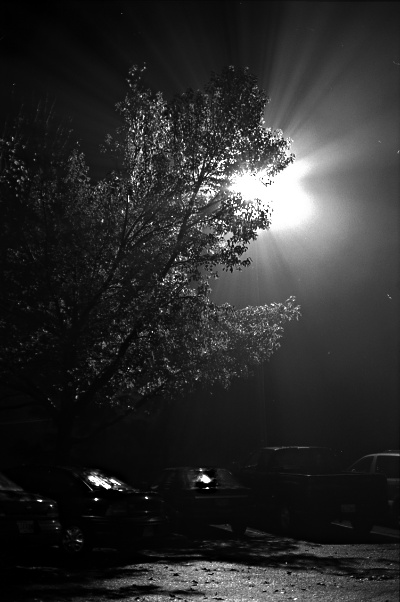
#> input picture u6/img2.jpg, 400 x 602 px
$ python 'test均衡化.py'
#> lines starting #> are read from the running program, lines starting #| are printed output that depends on the picture; after the words box and inside, x2 and y2 are one past the last pixel; in counts of white or black regions, pixels touching at a corner belong together
import numpy as np
import cv2 as cv

def calcdrawhist(img,color):
    hist = cv.calcHist([img],[0],None,[256],[0.0,255.0])
    minval,maxval,minLoc,maxLoc = cv.minMaxLoc(hist)   # 统计最大值最小值
    print(minval,maxval,minLoc,maxLoc)
    histimg = np.zeros([256,256,3],np.uint8)   # 黑色
    hpt = int(0.9*256)   # 直方图的范围限定在0.9至256之间
    for h in range(256):
        intensity = int(hist[h]*hpt/maxval) # 密度
        cv.line(histimg,(h,256),(h,256-intensity),color)  # 画线
    return histimg

def main():
    test = cv.imread('img2.jpg')
#> test is the input picture: shape (602, 400, 3); min 0, max 255, mean 43.5
    gray = cv.cvtColor(test,cv.COLOR_BGR2GRAY)
    equ = cv.equalizeHist(gray)    # 均衡化
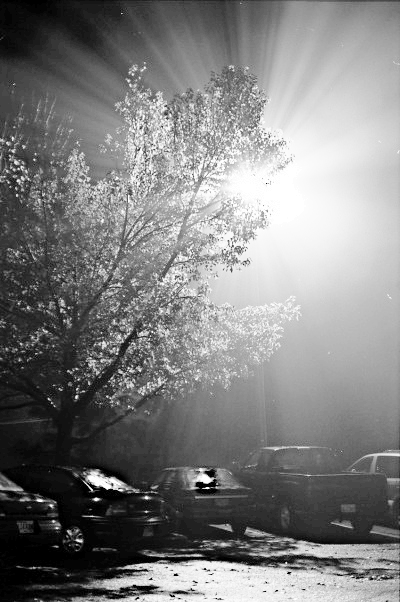
#> equ: shape (602, 400); min 0, max 255, mean 127
    cla = cv.createCLAHE(clipLimit=2.0,tileGridSize=(8,8))     # 创建自适应
    cll = cla.apply(gray)  # 自适应的图
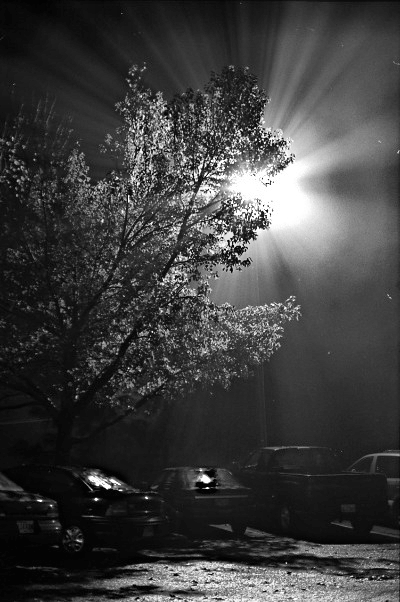
#> cll: shape (602, 400); min 1, max 255, mean 61.7
    cv.imshow('imgshow',np.hstack((gray,equ,cll)))  # 显示三张图
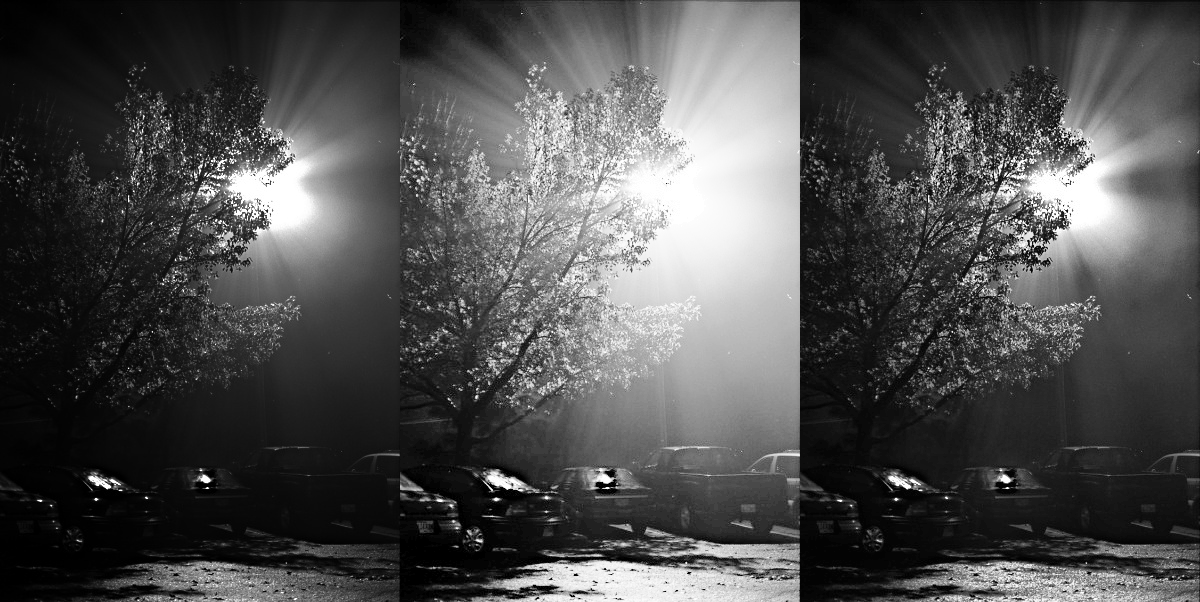
#> window 'imgshow': shape (602, 1200); min 0, max 255, mean 77.4

    # 画直方图
    hist_gray = calcdrawhist(gray,(255,0,0))  # 用白色画
#> in calcdrawhist, `hist = cv.calcHist([img],[0],None,[256],[0.0,255.0])`: hist = 256 values, max 6892 at index 10, min 0 at index 255, mean 931.5
#> in calcdrawhist, `minval,maxval,minLoc,maxLoc = cv.minMaxLoc(hist)`: minval = 0; maxval = 6892; minLoc = (0, 255); maxLoc = (0, 10)
#| 0.0 6892.0 (0, 255) (0, 10)
#> the loop in calcdrawhist, `for h in range(256):` made 256 passes
#> intensity on passes 1 to 3: 132, 139, 145
#> after the loop in calcdrawhist, `for h in range(256):`:
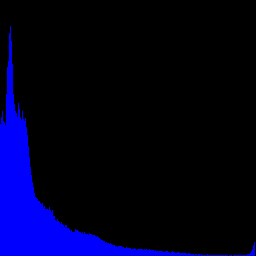
#> histimg: shape (256, 256, 3); mean of channels 0, 1, 2 30.5, 0, 0; drawn as B, G, R
    hist_equ = calcdrawhist(equ,(255,255,255))
#> call 2 of calcdrawhist, with color = (255, 255, 255)
#> in calcdrawhist (call 2), `hist = cv.calcHist([img],[0],None,[256],[0.0,255.0])`: hist = 256 values, max 6892 at index 54, min 0 at index 1, mean 931.5
#> in calcdrawhist (call 2), `minval,maxval,minLoc,maxLoc = cv.minMaxLoc(hist)`: minLoc = (0, 1); maxLoc = (0, 54)
#| 0.0 6892.0 (0, 1) (0, 54)
#> the loop in calcdrawhist (call 2), `for h in range(256):` made 256 passes
#> intensity on passes 1 to 3: 132, 0, 0
#> after the loop in calcdrawhist (call 2), `for h in range(256):`:
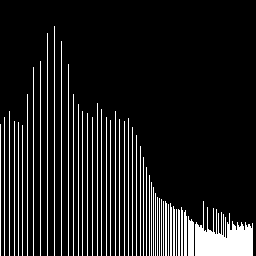
#> histimg: shape (256, 256, 3); 12% white; 49 white regions, largest, box (x1, y1, x2, y2) and area: (195, 201, 253, 256) 1799, (54, 26, 55, 256) 230, (47, 33, 48, 256) 223
    hist_cll = calcdrawhist(cll,(255,255,255))
#> call 3 of calcdrawhist, with color = (255, 255, 255)
#> in calcdrawhist (call 3), `hist = cv.calcHist([img],[0],None,[256],[0.0,255.0])`: hist = 256 values, max 4221 at index 19, min 0 at index 0, mean 931.5
#> in calcdrawhist (call 3), `minval,maxval,minLoc,maxLoc = cv.minMaxLoc(hist)`: maxval = 4221; minLoc = (0, 0); maxLoc = (0, 19)
#| 0.0 4221.0 (0, 0) (0, 19)
#> the loop in calcdrawhist (call 3), `for h in range(256):` made 256 passes
#> intensity on passes 1 to 3: 0, 1, 28
#> after the loop in calcdrawhist (call 3), `for h in range(256):`:
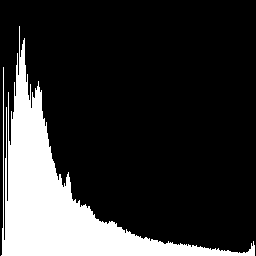
#> histimg: shape (256, 256, 3); 19.6% white; 1 white region, box (x1, y1, x2, y2) and area: (1, 26, 255, 256) 12871

    # 显示
    cv.imshow('histshow', np.hstack((hist_gray, hist_equ, hist_cll)))
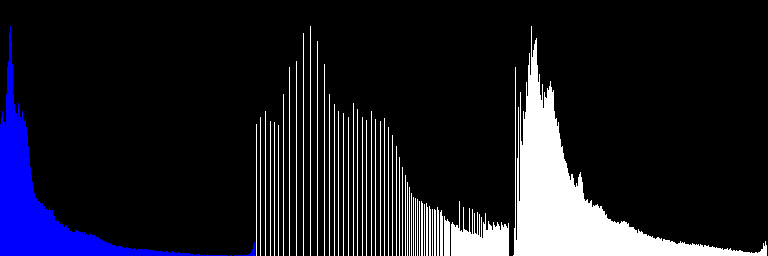
#> window 'histshow': shape (256, 768, 3); mean B, G, R 37.1, 26.9, 26.9
    cv.waitKey(0)
    cv.destroyAllWindows()

if __name__=="__main__":
    main()
